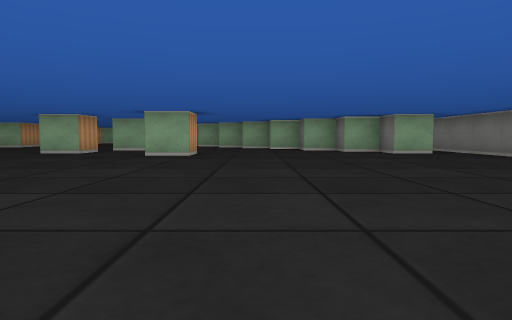
[1] (above)

24 first-person views from a walk through a cub3D maze. The camera is about half as high as the walls, tilts 4° down and sees 75° across. The floor is counted in squares. Each view is taken from the middle of a square. On the plan, view 1 faces up. The plan holds only what a view shows up to about 9 squares ahead; the rest is blank.

[2]
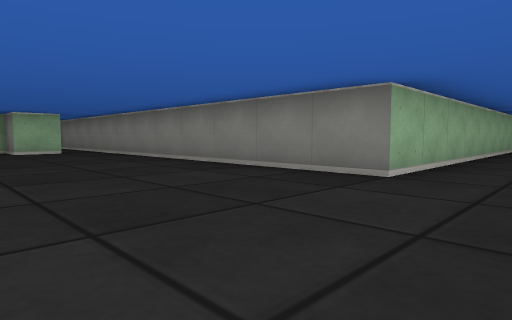

[3]
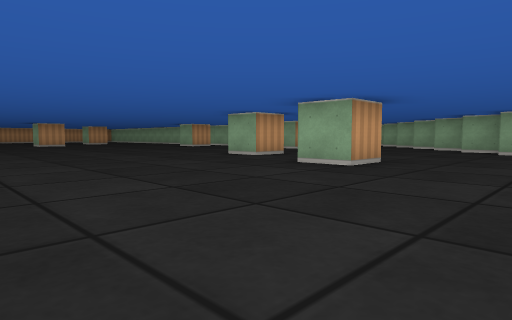

[4]
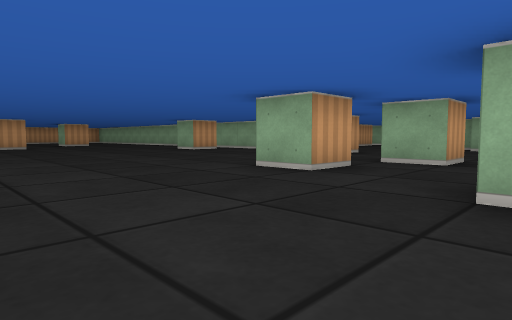

[5]
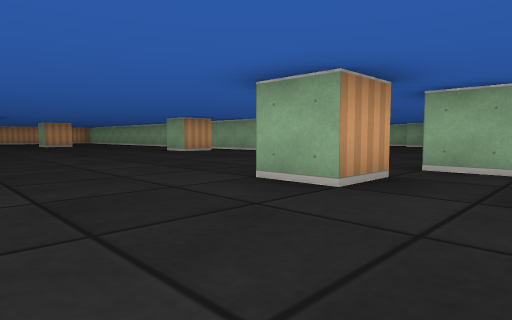

[6]
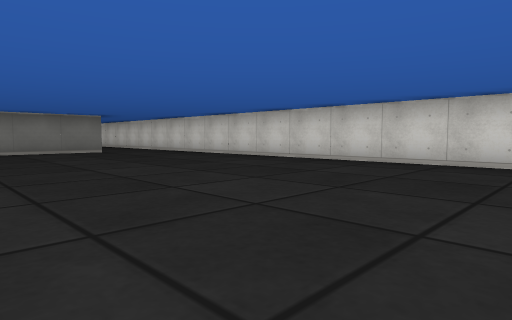

[7]
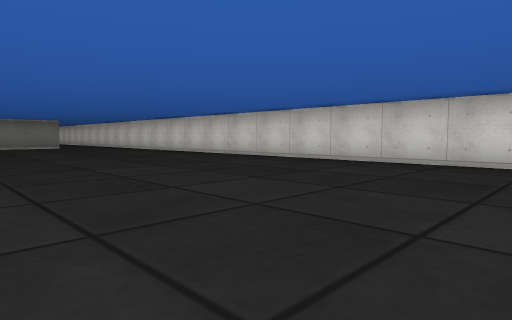

[8]
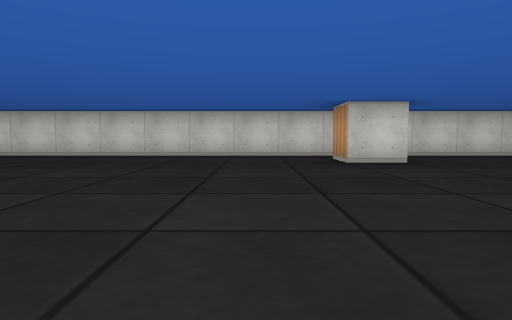

[9]
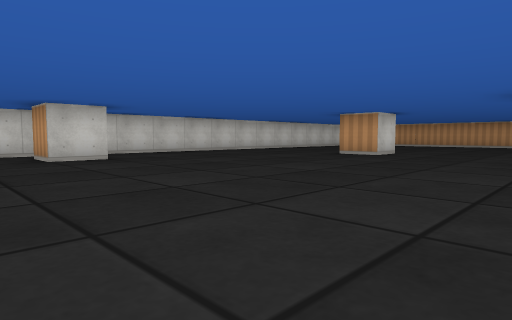

[10]
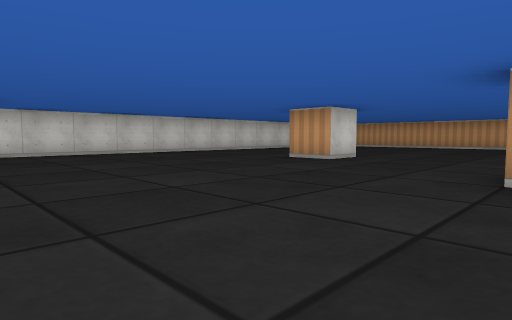

[11]
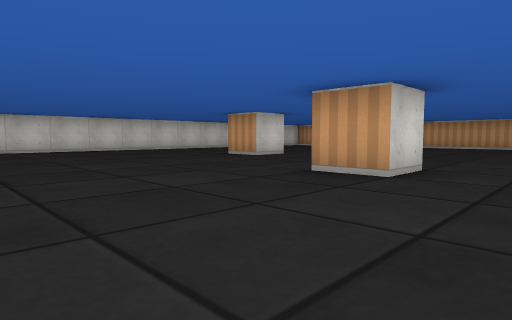

[12]
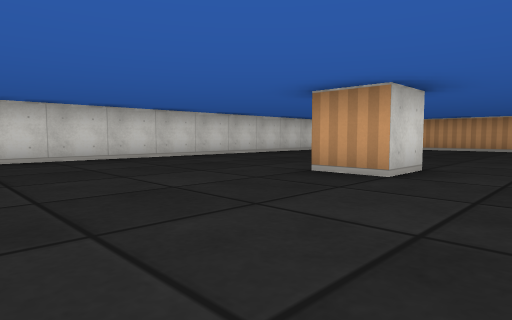

[13]
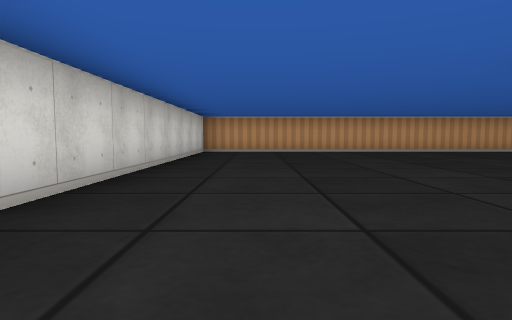

[14]
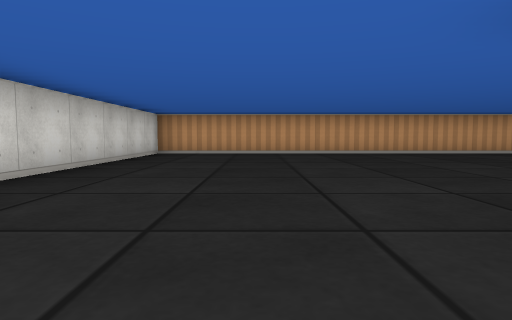

[15]
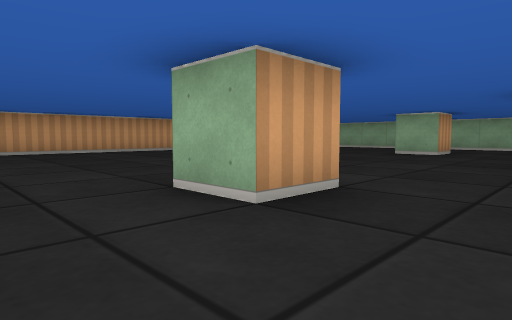

[16]
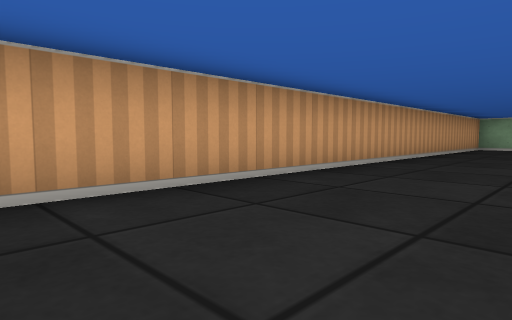

[17]
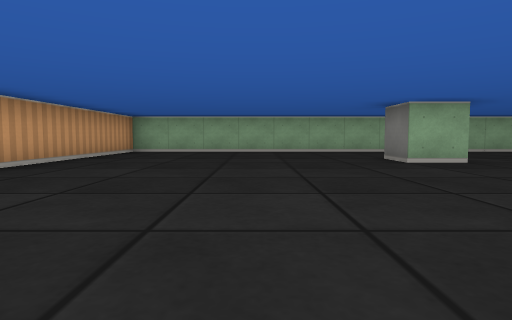

[18]
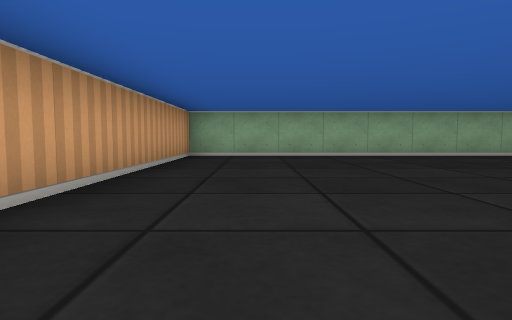

[19]
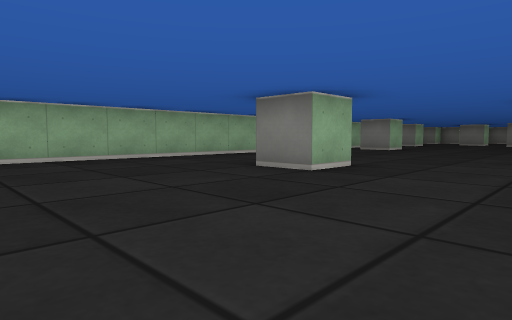

[20]
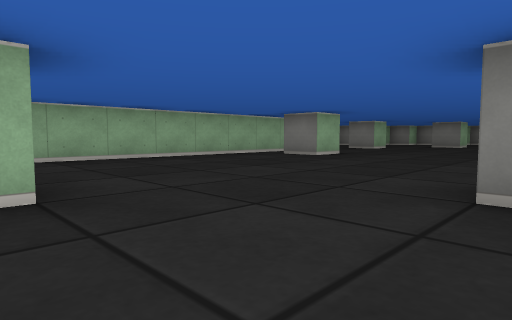

[21]
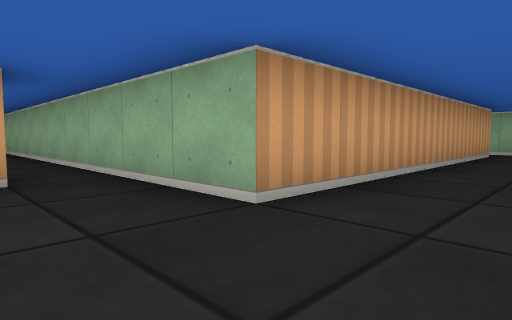

[22]
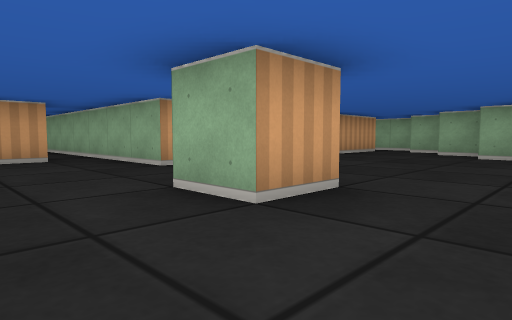

[23]
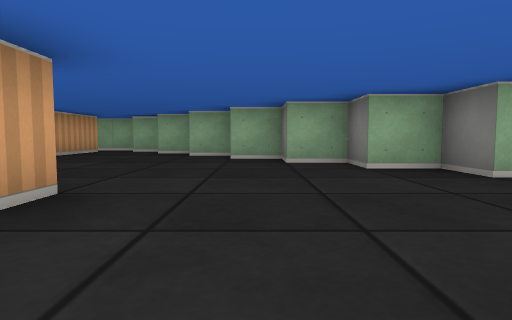

[24]
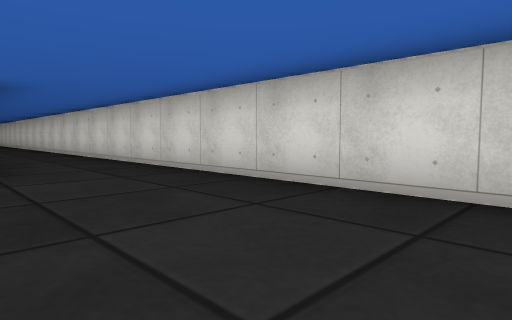

### Floor plan
Points are (right, up) in squares from view 1. A wall is a line through its corners. A room is listed if a view was taken in it or the views show most of it. See-through windows are left out.
Room 1 (views 1, 2, 3, 4, 5, 6, 7, 8, 9, 10, 11, 12, 13, 14, 15, 16, 17, 18, 19, 20, 21, 22, 23, 24)
walls: (-1.5, 8.6) (-1.5, 7.5) (-2.5, 7.5); (-4.5, 9.6) (-4.5, 8.5) (-5.5, 8.5); (-3.5, 11.6) (-3.5, 10.5) (-4.5, 10.5); (-6.5, 13.6) (-6.5, 12.5) (-7.5, 12.5); (-0.6, 13.5) (-1.4, 13.5); (4.6, 8.5) (3.5, 8.5) (3.5, 9.5); (-2.5, 14.5) (-2.5, 15.5) (-3.5, 15.5) (-3.5, 16.5) (-4.5, 16.5) (-4.5, 17.5) (-5.5, 17.5); (-12.6, 0.5) (-11.5, 0.5) (-11.5, -0.5); (-11.5, 11.5) (-12.5, 11.5) (-12.5, 12.5); (-11.5, 12.6) (-11.5, 11.8); (-16.6, 7.5) (-15.5, 7.5) (-15.5, 6.5); (-5.5, 18.5) (-6.5, 18.5); (-18.6, 3.5) (-17.5, 3.5) (-17.5, 2.5) (-18.5, 2.5); (-6.6, 19.5) (-7.5, 19.5); (-18.5, 10.6) (-18.5, 9.5) (-19.5, 9.5) (-19.5, 10.5); (-7.8, 20.5) (-8.4, 20.5); (-9.5, 20.5) (-9.5, 13.5) (-25.5, 13.5) (-25.5, -1.5) (11.4, -1.5); (13.2, 0.5) (5.5, 0.5) (5.5, 9.1)
ways out: opening at (5, 9)

Where each view was taken, in squares from view 1:
view 1: 0 up, 0 right, facing up
view 2: 1 down, 2 right, facing up-right
view 3: 3 up, 1 right, facing up-left
view 4: 5 up, 2 left, facing up-left
view 5: 6 up, 3 left, facing up-left
view 6: 4 up, 4 left, facing down-right
view 7: 4 up, 8 left, facing down-right
view 8: 6 up, 10 left, facing down
view 9: 7 up, 10 left, facing down-left
view 10: 7 up, 12 left, facing down-left
view 11: 9 up, 12 left, facing down-left
view 12: 5 up, 14 left, facing down-left
view 13: 0 up, 16 left, facing left
view 14: 1 up, 17 left, facing left
view 15: 1 up, 16 left, facing up-left
view 16: 1 up, 23 left, facing up-left
view 17: 4 up, 22 left, facing up
view 18: 6 up, 24 left, facing up
view 19: 7 up, 23 left, facing up-right
view 20: 7 up, 19 left, facing up-right
view 21: 12 up, 8 left, facing up-left
view 22: 11 up, 5 left, facing up-left
view 23: 11 up, 5 left, facing up
view 24: 1 up, 1 right, facing down-right
